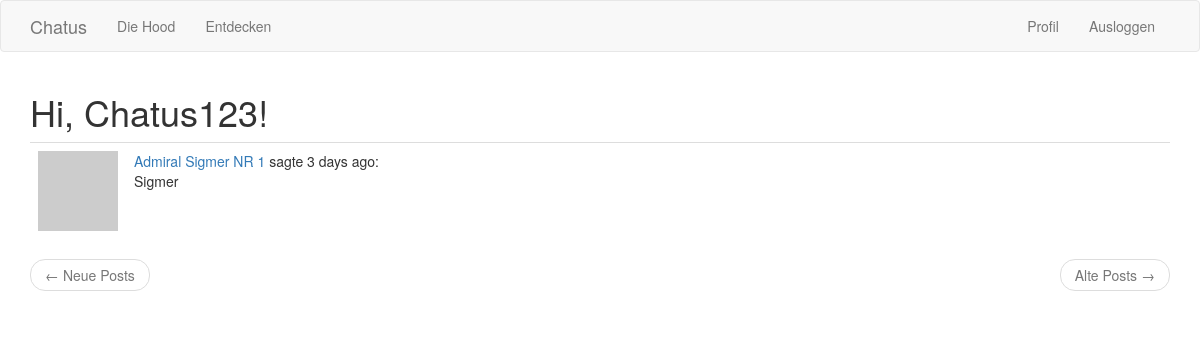
Page /explore (signed in) on the committed database.
### app/models.py (models this page shows, shortened)
class User(UserMixin, db.Model):
    id = db.Column(db.Integer, primary_key=True)
    username = db.Column(db.String(64), index=True, unique=True)
    email = db.Column(db.String(120), index=True, unique=True)
    password_hash = db.Column(db.String(128))
    posts = db.relationship('Post', backref='author', lazy='dynamic')
    about_me = db.Column(db.String(140))
    last_seen = db.Column(db.DateTime, default=datetime.utcnow)
    age = db.Column(db.String(20))
    followed = db.relationship(
        'User', secondary=followers,
        primaryjoin=(followers.c.follower_id == id),
        secondaryjoin=(followers.c.followed_id == id),
        backref=db.backref('followers', lazy='dynamic'), lazy='dynamic')
    def avatar(self, size):
        digest = md5(self.email.lower().encode('utf-8')).hexdigest()
        return 'https://www.gravatar.com/avatar/{}?d=identicon&s={}'.format(
            digest, size)
    def notFollowedPosts(self):
        followed = Post.query.join(followers , (followers.c.followed_id == Post.user_id)).filter(
            followers.c.followed_id == self.id).union(self.posts)
        all_ = Post.query.filter_by()
        return all_.except_(followed).order_by(Post.timestamp.desc())

class Post(db.Model):
    id = db.Column(db.Integer, primary_key=True)
    body = db.Column(db.String(140))
    timestamp = db.Column(db.DateTime, index=True, default=datetime.utcnow)
    user_id = db.Column(db.Integer, db.ForeignKey('user.id'))

### app/routes.py (the view)
@app.route('/explore')
@login_required
def explore():
    page = request.args.get('page', 1, type=int)
    posts = current_user.notFollowedPosts().paginate(
        page=page, per_page=app.config['POSTS_PER_PAGE'], error_out=False)
    next_url = url_for('explore', page=posts.next_num) \
        if posts.has_next else None
    prev_url = url_for('explore', page=posts.prev_num) \
        if posts.has_prev else None
    return render_template('index.html', title='Explore', posts=posts.items,
                           next_url=next_url, prev_url=prev_url)

### app/models.py (called while the page is built)
@login.user_loader
def load_user(id):
    return User.query.get(int(id))

### app/routes.py (called while the page is built)
@app.before_request
def before_request():
    if current_user.is_authenticated:
        current_user.last_seen = datetime.utcnow()
        db.session.commit()

### app/templates/index.html (shortened to what this page needs)
{% extends "base.html" %}
{% import 'bootstrap/wtf.html' as wtf %}
{% block app_content %}
    <h1>Hi, {{ current_user.username }}!</h1>
    {% for post in posts %}
        {% include '_post.html' %}
    {% endfor %}
    <nav aria-label="...">
        <ul class="pager">
            <li class="previous{% if not prev_url %} disabled{% endif %}">
                <a href="{{ prev_url or '#' }}">
                    <span aria-hidden="true">&larr;</span> Neue Posts
                </a>
            </li>
            <li class="next{% if not next_url %} disabled{% endif %}">
                <a href="{{ next_url or '#' }}">
                    Alte Posts <span aria-hidden="true">&rarr;</span>
                </a>
            </li>
        </ul>
    </nav>
{% endblock %}

### app/templates/_post.html
    <table class="table table-hover">
        <tr>
            <td width="70px">
                <a href="{{ url_for('user', username=post.author.username) }}">
                    <img src="{{ post.author.avatar(70) }}" />
                </a>
            </td>
            <td>
                <a href="{{ url_for('user', username=post.author.username) }}">
                    {{ post.author.username }}
                </a>
                sagte {{ moment(post.timestamp).fromNow() }}:
                <br>
                {{ post.body }}
            </td>
        </tr>
    </table>

### rows in the picture
User: username "Chatus123"
Post: author.username "Admiral Sigmer NR 1", timestamp "3 days ago", body "Sigmer"
